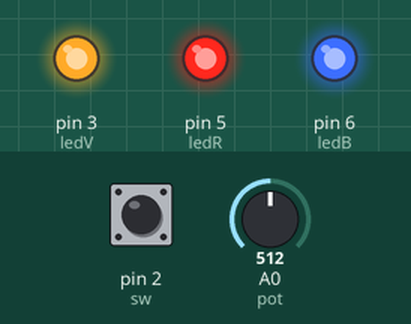
This sketch was run on a simulated Arduino Uno, built with avr-gcc and run on an emulated ATmega328P. Shown: output pins drawn as LEDs (lit = HIGH). The inputs (shaded band) are chosen by the test bench; at power-on: pin 2 (sw) HIGH, A0 (pot) = 512.

Above: at 1.2 s.
1.3 s: pin 2 (sw) pulled LOW for 0.15 s
At 1.37 s:
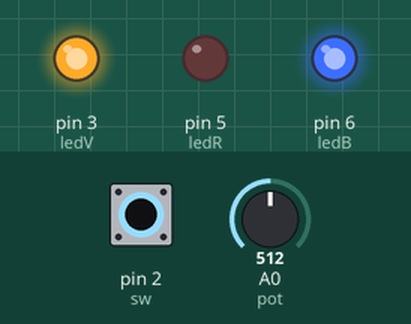
2.9 s: pin 2 (sw) pulled LOW for 3.2 s
At 7.3 s:
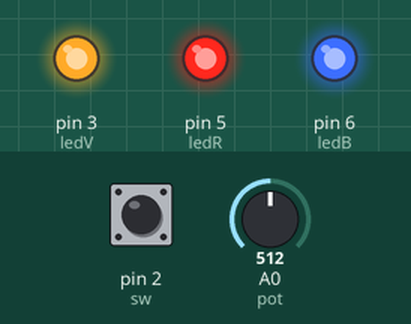
Timing chart, 0 to 8.8 s (numbered marks = the images above; inputs shaded):
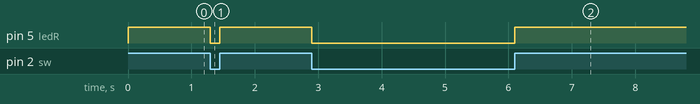

The sketch:

LedStrip.ino
```cpp
// Couleurs de LEDs
int ledR = 5;
int ledV = 3;
int ledB = 6;
// Switch
int sw = 2;
// Bouton poussoir
int bp = 7;
// Potentiomètre
int pot = A0;


unsigned int valR=0;
unsigned int valV=0;
unsigned int valB=0;
unsigned int choix=0;
unsigned int valeur=0;
unsigned int s=0;
int mode = 0;
int nouveauMode = 0;

double teinte=0;
int    k=0;
int    x=0;
unsigned int valR_potMode=0;
unsigned int valV_potMode=0;
unsigned int valB_potMode=0;

void setup() {
  pinMode(ledR, OUTPUT);
  pinMode(ledV, OUTPUT);
  pinMode(ledB, OUTPUT);
  pinMode(sw, INPUT);
  Serial.begin(115200);
  Serial.setTimeout(4);

  valR = 255;
  valV = 255;
  valB = 255;

  valR_potMode = 255;
  valV_potMode = 0;
  valB_potMode = 0;

  analogWrite( ledR , valR );
  analogWrite( ledV , valV );
  analogWrite( ledB , valB );
}

void loop(){

  nouveauMode = digitalRead( sw ); // == HIGH ? 1 : 0;

  if( mode != nouveauMode )
  {
    mode = nouveauMode;

    if( mode == 0 )
    {
      analogWrite( ledR , valR_potMode );
      analogWrite( ledV , valV_potMode );
      analogWrite( ledB , valB_potMode );
    }
    else
    {
      analogWrite( ledR , valR );
      analogWrite( ledV , valV );
      analogWrite( ledB , valB );
    }
  }

  if( mode == 1 )
  {
    s = (unsigned int) Serial.parseInt();

    if( s != 0 )
    {
      //Serial.print( "s" );
      //Serial.println( s );

      //valeur = ( s & 255 ) % 256;
      valeur = ( s << 8 ) >> 8;
      choix = ( s & 65280 ) >> 8;

      //Serial.print( "choix" );
      //Serial.println( choix );

      if( choix == 1 )
      {
        //Serial.print( "rouge" );
        //Serial.println( valeur );
        valR = valeur;
        analogWrite( ledR , (int)( floor( valR * (double)analogRead(pot) / 1023.0 ) ) );
      }
      else if( choix == 2 )
      {
        //Serial.print( "vert" );
        //Serial.println( valeur );
        valV = valeur;
        analogWrite( ledV , (int)( floor( valV * (double)analogRead(pot) / 1023.0 ) ) );
      }
      else if( choix == 3 )
      {
        //Serial.print( "bleu" );
        //Serial.println( valeur );
        valB = valeur;
        analogWrite( ledB , (int)( floor( valB * (double)analogRead(pot) / 1023.0 ) ) );
      }
    }
  }
  else
  {
    teinte = ( (double)analogRead( pot ) / 1023.0 * 6.0 );

    k = (int)( floor( teinte ) );
    k = ( k%6  + 6 ) % 6;

    x = ( (int)floor( (teinte - (double)k) *255.0) % 255  + 255 ) % 255;


    valR_potMode = 0;
    valV_potMode = 0;
    valB_potMode = 0;

    // ROUGE VERS JAUNE
    if( k == 0 )
    {
      valR_potMode = 255;
      valV_potMode = x;
    }
    // JAUNE VERS VERT
    else if( k == 1 )
    {
      valR_potMode = 255 - x;
      valV_potMode = 255;
    }
    // VERT VERS CYAN
    else if( k == 2 )
    {
      valV_potMode = 255;
      valB_potMode = x;
    }
    // CYAN VERS BLEU
    else if( k == 3 )
    {
      valV_potMode = 255 - x;
      valB_potMode = 255;
    }
    // BLEU VERS MAGENTA
    else if( k == 4 )
    {
      valR_potMode = x;
      valB_potMode = 255;
    }
    // MAGENTA VERS ROUGE
    else
    {
      valR_potMode = 255;
      valB_potMode = 255 - x;
    }

    analogWrite( ledR , valR_potMode );
    analogWrite( ledV , valV_potMode );
    analogWrite( ledB , valB_potMode );
    /*
    Serial.print( "pot : " );
    Serial.println( ( (double)analogRead( pot ) / 1023.0 * 100.0 ) );
    */
    //Serial.println( "pot : " );
  }
}
```

Measured:
- after the input at 1.3 s, pin 5 (ledR): HIGH → LOW at once, → HIGH 0.15 s later
- after the input at 2.9 s, pin 5 (ledR): HIGH → LOW at once, → HIGH 3.2 s later
